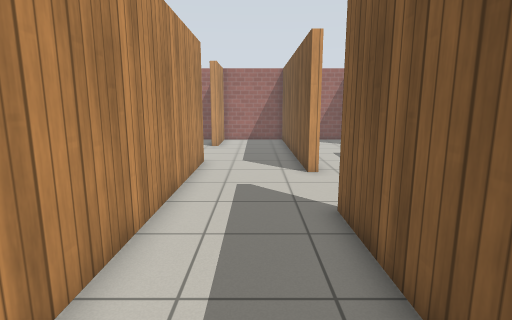
View 1 (above)

22 first-person views from a walk through a Gazebo world. The camera is 1.2 m above the floor, tilts 10° down and sees 80° across. The floor is counted in squares, 0.5 m on a side. Each view is taken from the middle of a square. On the plan, view 1 faces up. The plan holds only what a view shows up to about 18 squares ahead; the rest is blank. Gazebo's built-in surfaces are drawn with simple patterns.

View 2
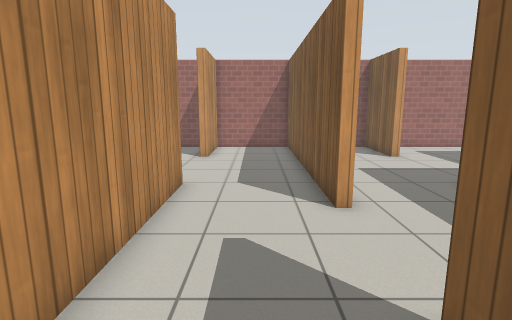

View 3
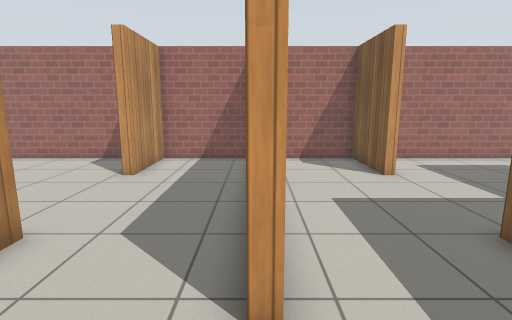

View 4
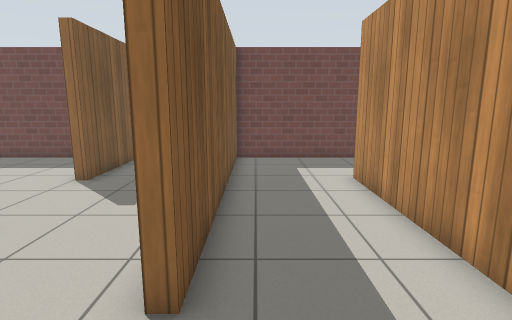

View 5
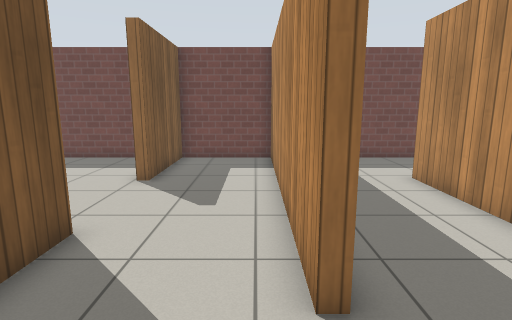

View 6
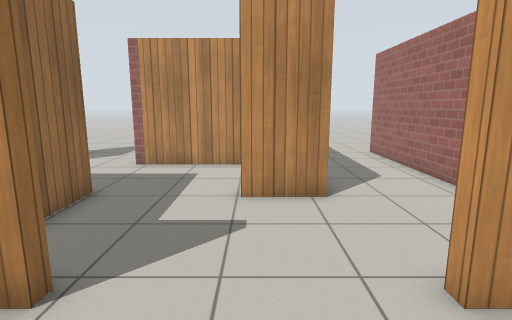

View 7
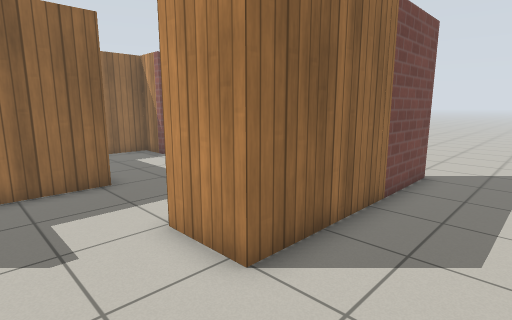

View 8
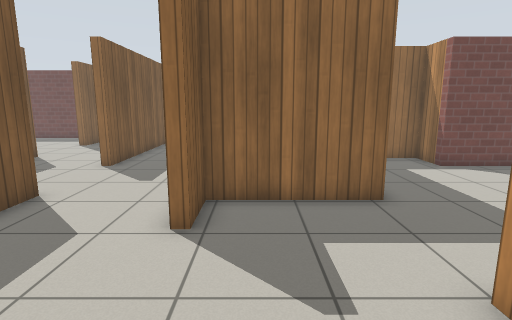

View 9
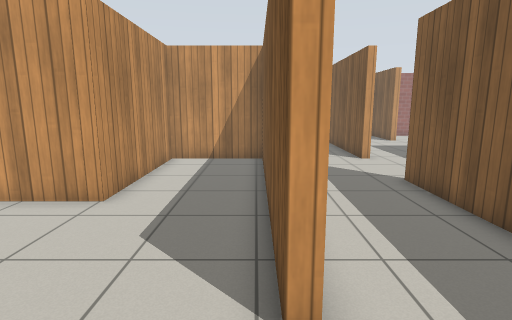

View 10
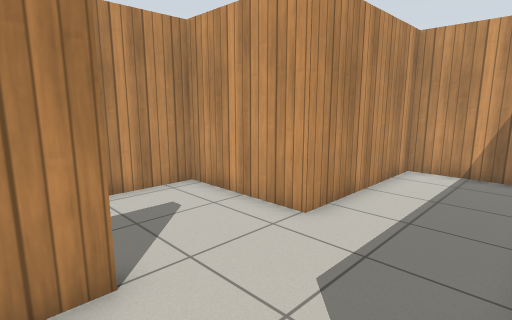

View 11
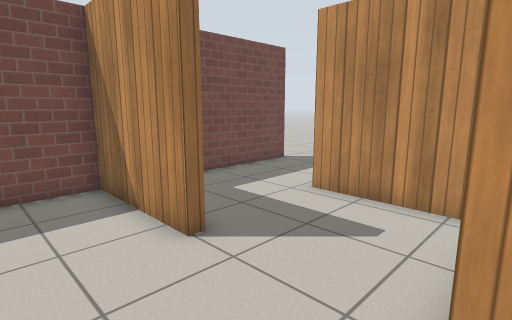

View 12
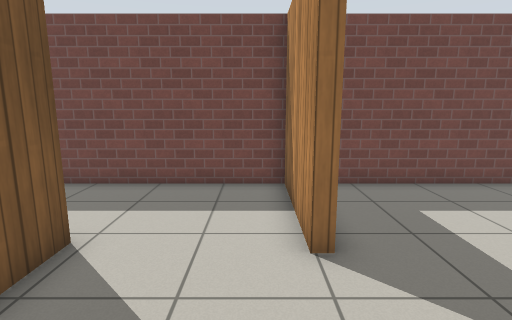

View 13
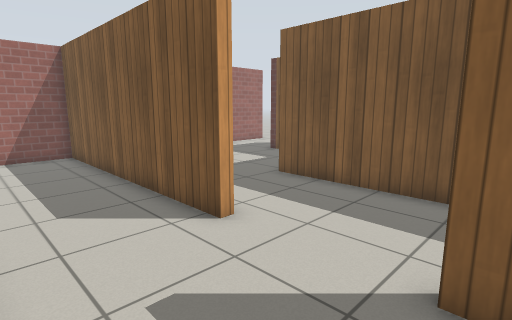

View 14
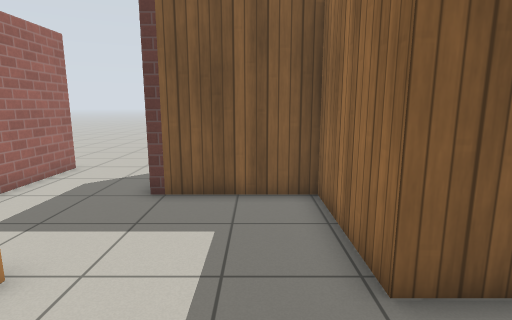

View 15
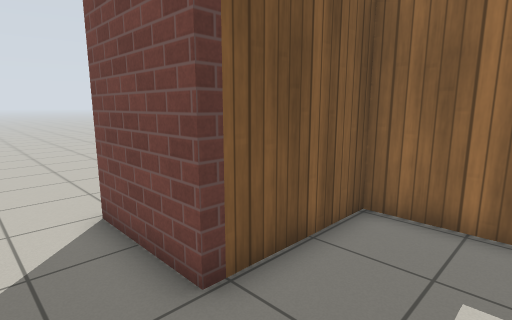

View 16
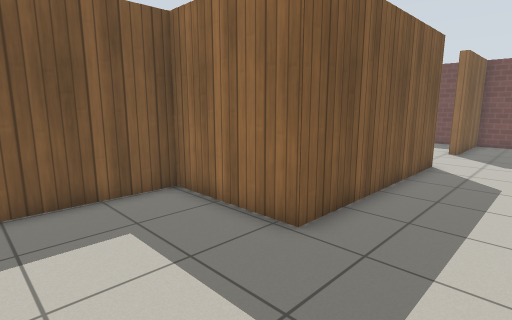

View 17
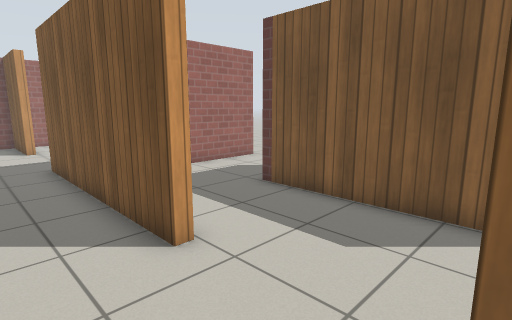

View 18
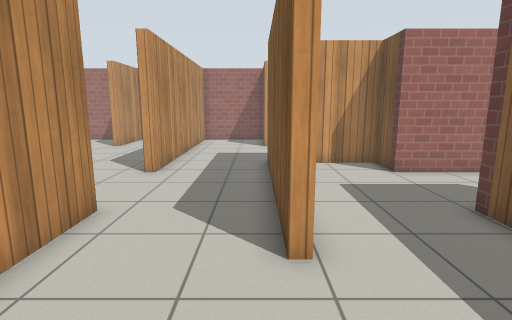

View 19
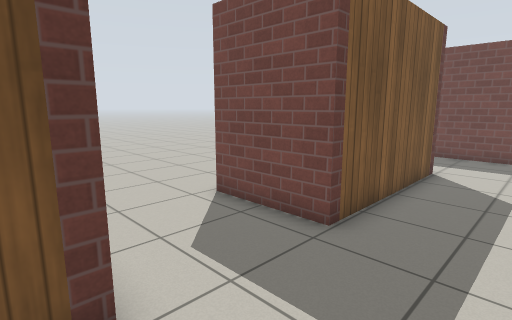

View 20
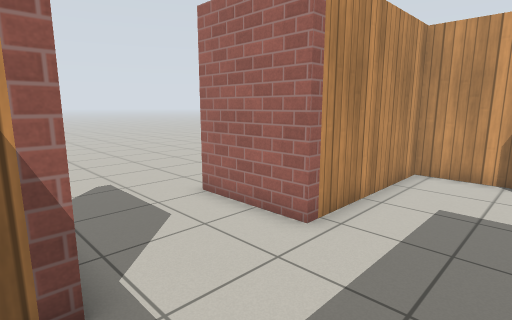

View 21
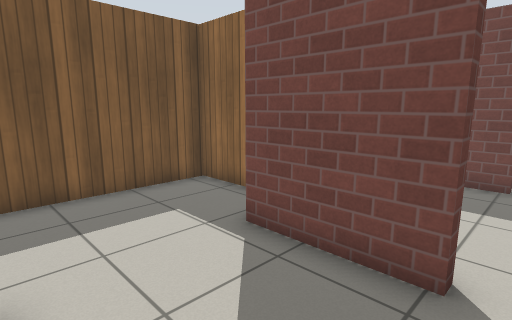

View 22
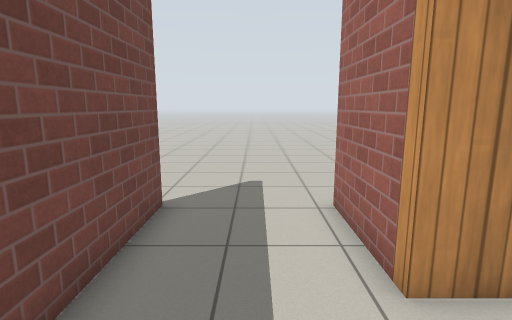

### Floor plan
Key: @ floor where view 1 was taken; # wall or solid block; . floor.
Columns run from 16 left of view 1 to 16 right of it. Each row starts with its distance up from view 1.
 22 .##############################..
 21 .............#....#....#.........
 20 .............#....#....#.........
 19 .............#....#....#.........
 18 .#########........#........####..
 17     #....#........#........#
 16     #....#........#........#
 15     #.............#........#
 14     #.............#........#
 13     #........#....#....#####
 12     #........#....#....#...#
 11 .####....#####....#....#...####.
 10 .........#...#.........#........
  9 .........#...#.........#.........
  8 .........#...#.........#.........
  7 .####....#...#.........#...####..
  6 ..  #....#...#....#....#...#
  5 ..  ######...#....#....#...#
  4 ..  #........#....#........#
  3 ..  #........#....#........#
  2  .. #........#....#........#
  1  .. #........#....#........#
  0 .####....#...#..@.#....#...#
 -1 .........#........#....#....
 -2 .........#........#....#....
 -3 .........#........#....#.....
 -4 .#############################

Where each view was taken, in squares from view 1:
view 1: 0 up, 0 right, facing up
view 2: 4 up, 0 right, facing up
view 3: 8 up, 2 right, facing up
view 4: 10 up, 1 right, facing down
view 5: 10 up, 3 right, facing down
view 6: 16 up, 1 right, facing left
view 7: 21 up, 4 left, facing down-left
view 8: 19 up, 4 left, facing down
view 9: 3 down, 3 left, facing up
view 10: 1 down, 3 left, facing up-left
view 11: 5 up, 4 left, facing down-left
view 12: 5 up, 6 left, facing down
view 13: 6 up, 2 left, facing up-right
view 14: 15 up, 3 right, facing right
view 15: 20 up, 8 right, facing down-right
view 16: 18 up, 3 right, facing down-right
view 17: 0 up, 4 right, facing up-right
view 18: 0 up, 6 right, facing up
view 19: 12 up, 8 right, facing down-right
view 20: 6 up, 8 left, facing up-left
view 21: 11 up, 16 left, facing down-right
view 22: 2 down, 8 left, facing left
